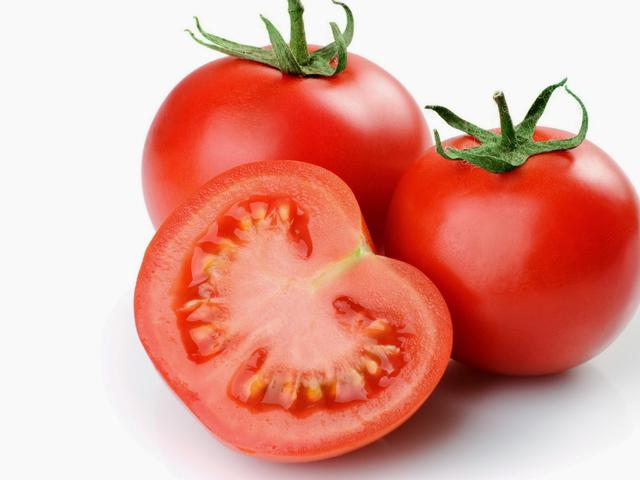
#> input picture Pertemuan_2/Tomat.jpg, 640 x 480 px
$ jupyter execute '3. OpenCV - Crop, Resize, Convert.ipynb'
#> lines starting #> are read from the running program, lines starting #| are printed output that depends on the picture
- Image Crop
- Image Resize
- Image Color Conversion

[cell 1]
import os
import cv2
import numpy as np

## 1. Image Crop

### 1.1 Basic crop
- crop image pada OpenCV dilakukan dengan menggunakan *numpy slicing*
- dengan notasi `image_array[y_min:y_max , x_min:x_max]`
- dimana `y_min`, `y_max`, `x_min` dan `x_max` merupakan titik pixel batas area yang ingin di crop.

</img> <br><br>
</img>

[cell 2]
img = cv2.imread('Tomat.jpg')
#> img is the input picture: shape (480, 640, 3); mean B, G, R 148.2, 160, 224.9

# show image
cv2.imshow('Display',img)
cv2.waitKey(0) # display the window infinitely until any keypress
cv2.destroyAllWindows()

[cell 3]
img.shape
#> Out = (480, 640, 3)

- crop dengan index positif

[cell 4]
# crop image[y_min:y_max, x_min:x_max]

img_crop = img[200:400, 200:400]
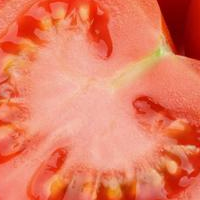
#> img_crop: shape (200, 200, 3); mean B, G, R 95.3, 123.3, 230

# show image
cv2.imshow('Display',img)
cv2.waitKey(0) # display the window infinitely until any keypress
cv2.destroyAllWindows()

[cell 5]
img_crop.shape
#> Out = (200, 200, 3)

- crop dengan index negatif

[cell 6]
# crop image[y_min:y_max , x_min:x_max]

img_crop = img[50:-50, 50:-50]
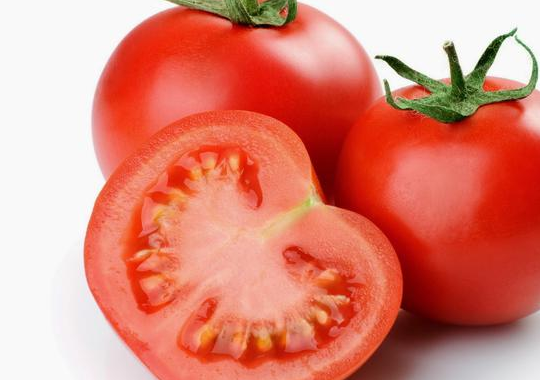
#> img_crop: shape (380, 540, 3); mean B, G, R 117, 133.1, 221

# show image
cv2.imshow('Display',img)
cv2.waitKey(0) # display the window infinitely until any keypress
cv2.destroyAllWindows()

[cell 7]
img_crop.shape
#> Out = (380, 540, 3)

___

## 2. Image Resize

- untuk melakukan resize image pada OpenCV diprkenalkan beberapa method berikut :
    - `cv2.resize(img, (w_new, h_new))` : resize `img` ke ukuran `w_new` x `h_new`

[cell 8]
img = cv2.imread('Tomat.jpg')

# resize image (new_widht, new_height)
img_resize = cv2.resize(img, (320, 240))

# show image
cv2.imshow('Display',img)
cv2.waitKey(0) # display the window infinitely until any keypress
cv2.destroyAllWindows()

- resize dengan menggunakan rasio ukuran original (`fx`, `fy`)

[cell 9]
img = cv2.imread('Tomat.jpg')

# resize image (new_widht, new_height)
img_resize = cv2.resize(img, (0,0), fx=0.5, fy=0.5)

# show image
cv2.imshow('Display',img)
cv2.waitKey(0) # display the window infinitely until any keypress
cv2.destroyAllWindows()

___

## 3. Image Color Conversion

- Diperkenalkan method `cv2.cvtColor()` untuk color conversion pada OpenCV
- Berikut adalah parameter convert color  :
    - convert BGR <--> GRAY <br>
    `cv2.COLOR_BGR2GRAY`

[cell 10]
# convert BGR to Gray
img = cv2.imread("Tomat.jpg")

img_gray = cv2.cvtColor(img, cv2.COLOR_BGR2GRAY)
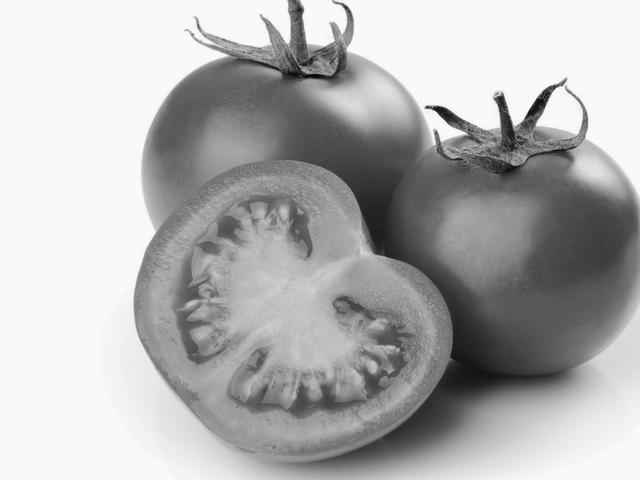
#> img_gray: shape (480, 640); min 2, max 255, mean 178.1

# show image
cv2.imshow('Display',img)
cv2.waitKey(0) # display the window infinitely until any keypress
cv2.destroyAllWindows()

- grayscale image shape

[cell 11]
img_gray.shape
#> Out = (480, 640)

$ run again, with Pertemuan_2/myimage.jpg copied over Pertemuan_2/Tomat.jpg
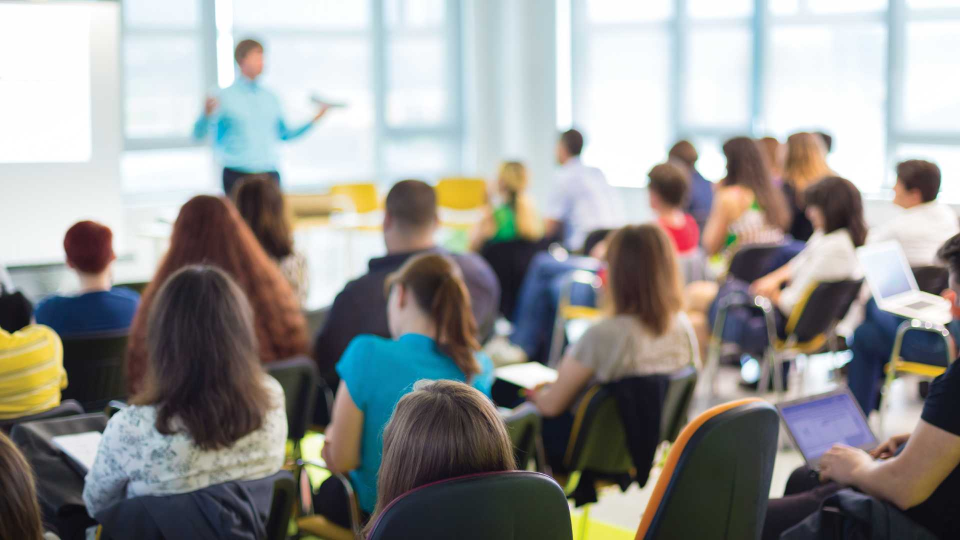
#> input picture Pertemuan_2/myimage.jpg, 1920 x 1080 px (shown at 1/2 size)
#> img is the input picture: shape (1080, 1920, 3); mean B, G, R 146.9, 149.2, 149.4
#> `img_resize = cv2.resize(img, (320, 240))`:
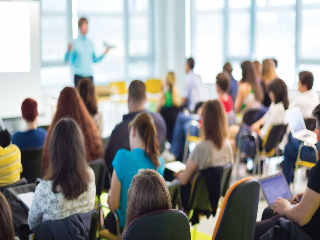
#> img_resize: shape (240, 320, 3); mean B, G, R 146.9, 149.1, 149.4
#> `img_gray = cv2.cvtColor(img, cv2.COLOR_BGR2GRAY)`:
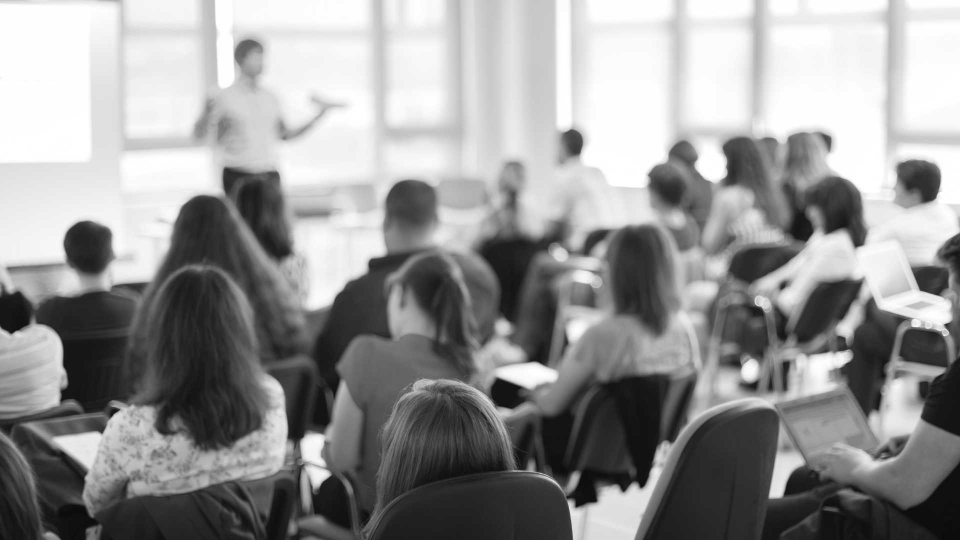
#> img_gray: shape (1080, 1920) (shown at 1/2 size); min 0, max 255, mean 149

$ run again, with Pertemuan_2/test.jpg copied over Pertemuan_2/Tomat.jpg
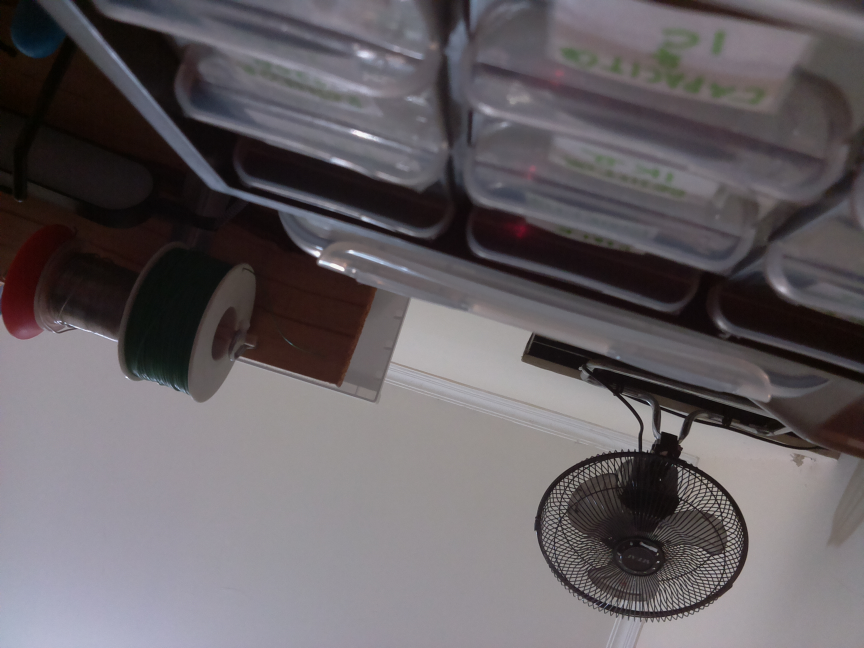
#> input picture Pertemuan_2/test.jpg, 2592 x 1944 px (shown at 1/3 size)
#> img is the input picture: shape (1944, 2592, 3); mean B, G, R 99.1, 95.5, 101
#> `img_crop = img[200:400, 200:400]`:
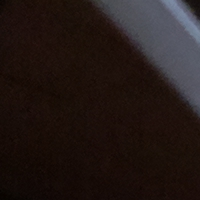
#> img_crop: shape (200, 200, 3); mean B, G, R 22.5, 25, 35.2
#> `img_resize = cv2.resize(img, (320, 240))`:
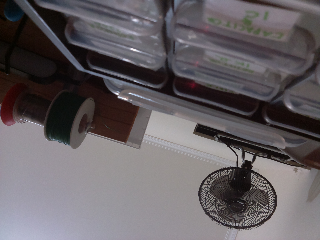
#> img_resize: shape (240, 320, 3); mean B, G, R 99, 95.4, 100.9
